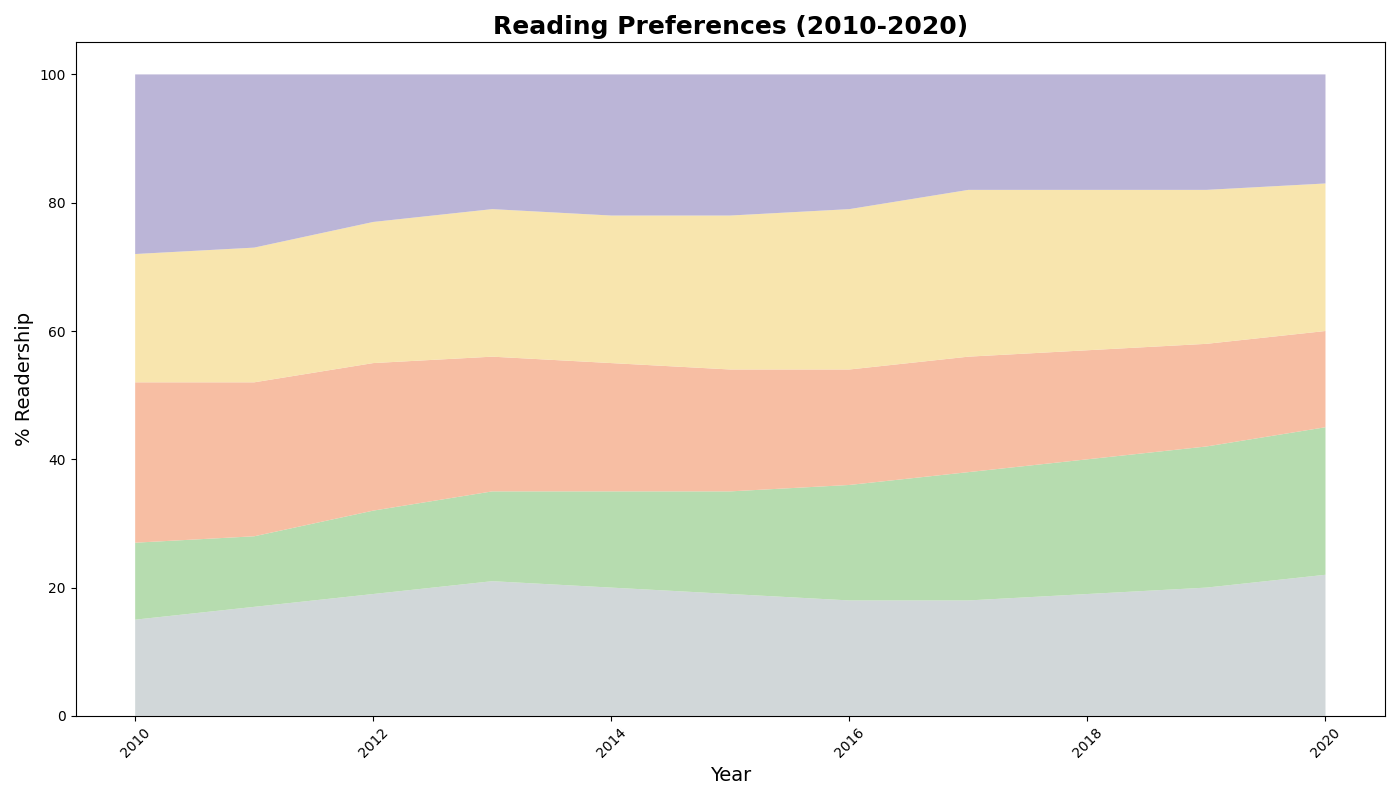

The script that drew this image:
import matplotlib.pyplot as plt
import numpy as np

years = np.arange(2010, 2021)

fantasy = np.array([15, 17, 19, 21, 20, 19, 18, 18, 19, 20, 22])
sci_fi = np.array([12, 11, 13, 14, 15, 16, 18, 20, 21, 22, 23])
mystery = np.array([25, 24, 23, 21, 20, 19, 18, 18, 17, 16, 15])
romance = np.array([20, 21, 22, 23, 23, 24, 25, 26, 25, 24, 23])
non_fiction = np.array([28, 27, 23, 21, 22, 22, 21, 18, 18, 18, 17])

fig, ax = plt.subplots(figsize=(14, 8))

ax.stackplot(years, fantasy, sci_fi, mystery, romance, non_fiction,
             colors=['#c9d1d3', '#aad6a1', '#f6b393', '#f7e1a0', '#b0a8d0'], alpha=0.85)

ax.set_title('Reading Preferences (2010-2020)', fontsize=18, fontweight='bold')
ax.set_xlabel('Year', fontsize=14)
ax.set_ylabel('% Readership', fontsize=14)

plt.setp(ax.xaxis.get_majorticklabels(), rotation=45)
plt.tight_layout()

plt.show()
